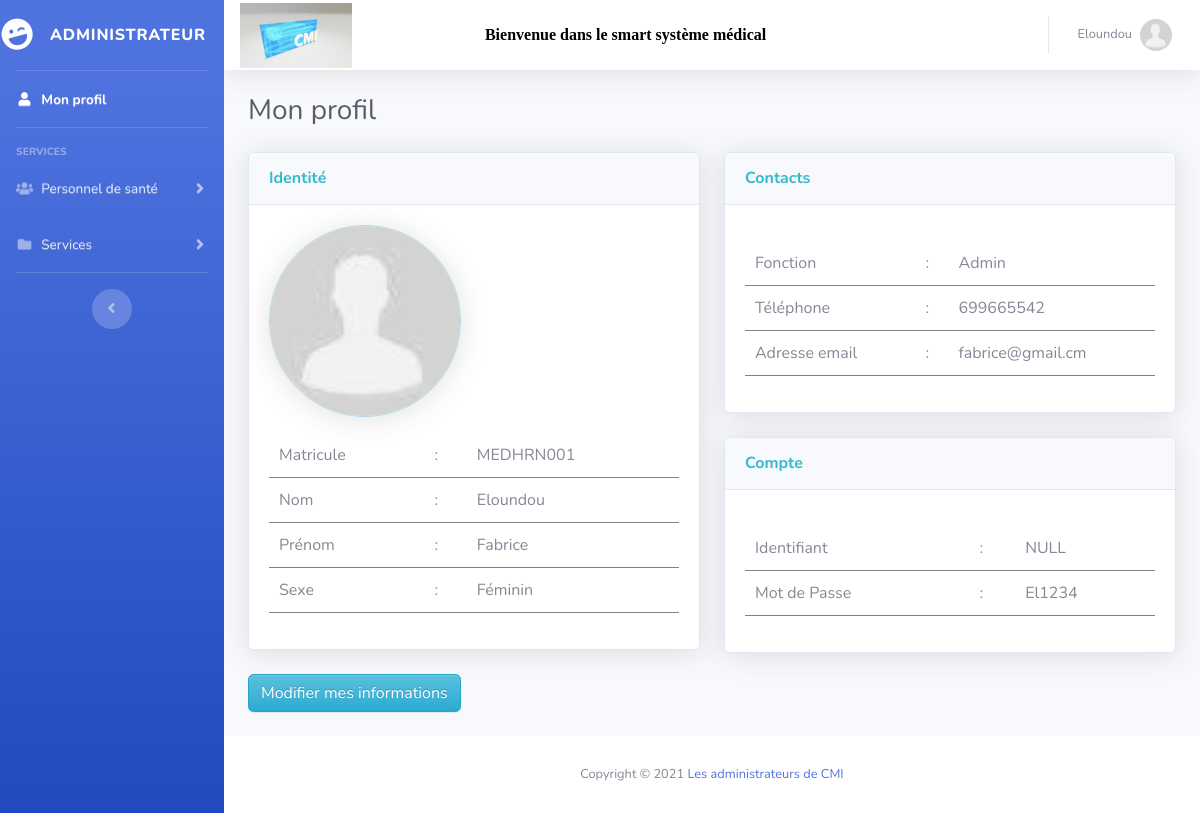
/Pages/dashboard_admin.php (signed in), run on the app's committed database.
### tables this page shows
CREATE TABLE IF NOT EXISTS `personnel` (
  `matricule_personnel` varchar(10) NOT NULL,
  `nom_personnel` varchar(50) NOT NULL,
  `prenom_personnel` varchar(50) NOT NULL,
  `sexe_personnel` varchar(11) NOT NULL,
  `fonction_personnel` varchar(10) NOT NULL,
  `specialite` varchar(30) NOT NULL DEFAULT 'Generaliste',
  `telephone_personnel` varchar(50) NOT NULL,
  `email_personnel` varchar(50) NOT NULL,
  `photo_personnel` varchar(250) DEFAULT '../assets/image/avatar.jpg',
  `login` varchar(20) NOT NULL,
  `password` varchar(20) NOT NULL,
  PRIMARY KEY (`matricule_personnel`)
);

### Pages/dashboard_admin.php (the view, shortened to what this page needs)
<?php
  $repertoire="../assets/image_upload//";
  require_once "pdo.php";
  $infos_connecte = $pdo->query('SELECT * FROM personnel WHERE matricule_personnel="'.$_SESSION['matricule'].'"');
  while ($row = $infos_connecte->fetch())
  {
    $matricule=$row['matricule_personnel'];
    $nom=$row['nom_personnel'];
    $prenom=$row['prenom_personnel'];
    $sexe=$row['sexe_personnel'];
    $fonction=$row['fonction_personnel'];
    $telephone=$row['telephone_personnel'];
    $email=$row['email_personnel'];
    $photo=$repertoire.$row['photo_personnel'];
  }
?>
    <?php include('init/init.php'); ?>
   <?php include('init/sidebar_adm.php'); ?>
    <div id="content-wrapper" class="d-flex flex-column">
      <div id="content">
     <?php include('init/head.php'); ?>
        <div class="container-fluid">
          <div class="d-sm-flex align-items-center justify-content-between mb-4">
            <h1 class="h3 mb-0 text-gray-800">Mon profil</h1>
          </div>
          <div class="row">
            <div class="col-lg-6 mb-4">
              <div class="card shadow mb-4">
                <div class="card-header py-3">
                  <h6 class="m-0 font-weight-bold text-info">Identité</h6>
                </div>
                <div class="card-body">
                  <div class="text-left" >
                   <a href="<?php if(isset($matricule)){echo $photo;} ?>"> <img class="rounded-circle shadow" style="width: 12rem; height: 12rem;border:1px solid lightblue" src="<?php if(isset($matricule)){echo $photo;} ?>" alt=""></a>
                  </div>
                  <p>
                    <table style="width: 100%;">
                      <tr>
                        <td>Matricule</td>
                        <td>:</td>
                        <td><?php if(isset($matricule)){echo $matricule;} ?></td>
                      </tr>
                      <tr>
                        <td>Nom</td>
                        <td>:</td>
                        <td><?php if(isset($nom)){echo $nom;} ?></td>
                      </tr>
                      <tr>
                        <td>Prénom</td>
                        <td>:</td>
                        <td><?php if(isset($prenom)){echo $prenom;} ?></td>
                      </tr>
                      <tr>
                        <td>Sexe</td>
                        <td>:</td>
                        <td>
                          <?php
                            if(isset($sexe))
                            {
                              if($sexe=="1")
                              {
                                echo "Masculin";
                              }
                              else
                              {
                                echo "Féminin";
                              }
                            }
                          ?>
                        </td>
                      </tr>
                    </table>
                  </p>
                </div>
              </div>
              <a class="btn btn-info" href="modif_admin.php" style="text-align: center;color: white;">Modifier mes informations</a>
            </div>
            <div class="col-lg-6 mb-4">
              <div class="card shadow mb-4">
                <div class="card-header py-3">
                  <h6 class="m-0 font-weight-bold text-info">Contacts</h6>
                </div>
                <div class="card-body">
                  <p>
                    <table style="width: 100%;">
                      <tr>
                        <td>Fonction</td>
                        <td>:</td>
                        <td><?php if(isset($fonction)){echo $fonction;} ?></td>
                      </tr>
                      <tr>
                        <td>Téléphone</td>
                        <td>:</td>
                        <td><?php if(isset($telephone)){echo $telephone;} ?></td>
                      </tr>
                      <tr>
                        <td>Adresse email</td>
                        <td>:</td>
                        <td><?php if(isset($email)){echo $email;} ?></td>
                      </tr>
                    </table>
                  </p>
                </div>
              </div>
              <div class="card shadow mb-4">
                <div class="card-header py-3">
                  <h6 class="m-0 font-weight-bold text-info">Compte</h6>
                </div>
                <div class="card-body">
                  <p>
                    <table style="width: 100%;">
                      <tr>
                        <td>Identifiant</td>
                        <td>:</td>
                        <td><?php if(isset($_SESSION['login'])){echo $_SESSION['login'];} ?></td>
                      </tr>
                      <tr>
                        <td>Mot de Passe</td>
                        <td>:</td>
                        <td><?php if(isset($_SESSION['mdp'])){echo $_SESSION['mdp'];} ?></td>
                      </tr>
                    </table>
                  </p>
                </div>
              </div>
            </div>
          </div>
      </div>
<?php include('init/footer.php'); ?>

### Pages/init/init.php (shortened to what this page needs)
<!DOCTYPE html>
<html lang="en">
<head>
  <link href="vendor/fontawesome-free/css/all.min.css" rel="stylesheet" type="text/css">
  <link href="css/sb-admin-2.min.css" rel="stylesheet">
   <link href="../bootstrap/css/bootstrap-theme.min.css" rel="stylesheet">
</head>
<body id="page-top">
  <div id="wrapper">

### Pages/init/sidebar_adm.php (shortened to what this page needs)
<ul class="navbar-nav bg-gradient-primary sidebar sidebar-dark accordion" id="accordionSidebar">
  <a class="sidebar-brand d-flex align-items-center justify-content-center" href="dashboard_admin.php">
    <div class="sidebar-brand-icon rotate-n-15">
      <i class="fas fa-laugh-wink"></i>
    </div>
    <div class="sidebar-brand-text mx-3">Administrateur <sup></sup></div>
  </a>
  <hr class="sidebar-divider my-0">
  <li class="nav-item active">
    <a class="nav-link" href="dashboard_admin.php">
      <i class="fas fa-fw fa-user"></i>
      <span>Mon profil</span></a>
  </li>
  <hr class="sidebar-divider">
  <div class="sidebar-heading">
    Services
  </div>
  <li class="nav-item">
    <a class="nav-link collapsed" href="#" data-toggle="collapse" data-target="#collapseTwo" aria-expanded="true" aria-controls="collapseTwo">
      <i class="fas fa-fw fa-users"></i>
      <span>Personnel de santé</span>
    </a>
  </li>
  <li class="nav-item">
    <a class="nav-link collapsed" href="#" data-toggle="collapse" data-target="#collapsePages" aria-expanded="true" aria-controls="collapsePages">
      <i class="fas fa-fw fa-folder"></i>
      <span>Services</span>
    </a>
  </li>
  <hr class="sidebar-divider d-none d-md-block">
  <div class="text-center d-none d-md-inline">
    <button class="rounded-circle border-0" id="sidebarToggle"></button>
  </div>
</ul>

### Pages/init/head.php (shortened to what this page needs)
<nav class="navbar navbar-expand navbar-light bg-white topbar mb-4 static-top shadow">
          <img src="../assets/image/logo.png" alt="logo" style="height: 65px;" />
      <div style="text-align: left; margin: auto;">
          <strong style="color:black; font-family: 'Trebuchet MS','Times New Roman',serif;">Bienvenue dans le smart système médical </strong>
      </div>
  <ul class="navbar-nav ml-auto">
    <li class="nav-item dropdown no-arrow">
      <a class="nav-link dropdown-toggle" href="#" id="userDropdown" role="button" data-toggle="dropdown" aria-haspopup="true" aria-expanded="false">
        <span class="mr-2 d-none d-lg-inline text-gray-600 small"><?php if(isset($_SESSION['nom'])){echo $_SESSION['nom'];} ?></span>
        <img class="img-profile rounded-circle" src="<?php if(isset( $_SESSION['photo'])) {echo $_SESSION['photo'];} ?>">
      </a>
    </li>
  </ul>
</nav>

### Pages/init/footer.php (shortened to what this page needs)
      <footer class="sticky-footer bg-white">
        <div class="container my-auto">
          <div class="copyright text-center my-auto">
            Copyright &copy 2021 <a href="#">Les administrateurs de CMI</a>
          </div>
        </div>
      </footer>
    </div>
  </div>
</body>
</html>

### Pages/init/init.php (style rules this page uses)
td { padding: 10px; border-bottom: 1px solid gray; }

### data on the page
personnel: photo_personnel (placeholder picture), matricule_personnel "MEDHRN001", nom_personnel "Eloundou", prenom_personnel "Fabrice", fonction_personnel "Admin", telephone_personnel "699665542", email_personnel "fabrice@gmail.cm"

### other printed values
$_SESSION['nom'] "Eloundou"
$_SESSION['login'] "NULL"
$_SESSION['mdp'] "El1234"
